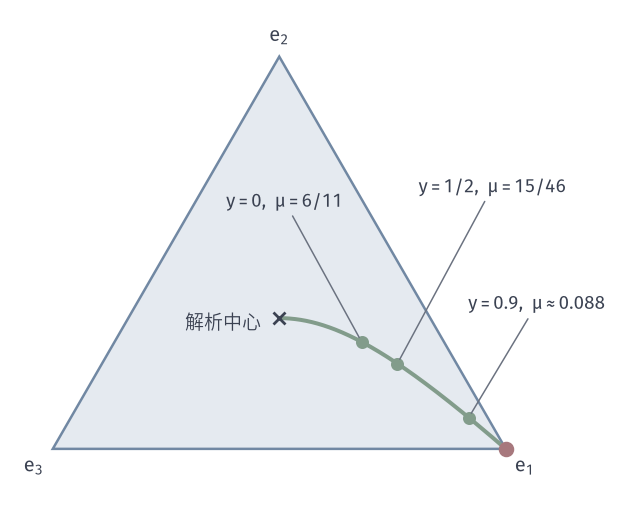

Reproduce this figure in Python.
from pathlib import Path
import sys
ROOT = next(p for p in Path(__file__).resolve().parents if (p/"build.sh").is_file() and (p/"tex/book.tex").is_file())
sys.path.insert(0, str(ROOT/"figures/05-optimization/01-linear-programming/matplotlib/lpipm-common"))
from ipm_plot import *
OUT = Path(__file__).resolve().parent

# Central path of the running example, closed form x_i = mu/(c_i-y), mu = 1/sum 1/(c_i-y).
ys = np.concatenate([-np.logspace(4, -2, 300), np.linspace(0, 1 - 1e-5, 400)]); P, M = central_run(C_RUN, ys)
fig, ax = figure(width_mm=90, height_mm=74)
draw_tri(ax)
ax.plot(*tri(P).T, color=GREEN, lw=1.6, zorder=3)
marks = [(0., '$y=0,\\ \\mu=6/11$', (-.34, .62), 'center'), (.5, '$y=1/2,\\ \\mu=15/46$', (.42, .78), 'center'), (.9, '$y=0.9,\\ \\mu\\approx0.088$', (.3, .5), 'center')]
for y, lab, off, ha in marks:
    p, m = central_run(C_RUN, [y]); q = tri(p[0])
    ax.plot(*q, 'o', color=GREEN, ms=4.2, zorder=5)
    ax.annotate(lab, xy=q, xytext=q + off, fontsize=7.5, ha=ha, va='center', arrowprops=dict(arrowstyle='-', color=MUTED, lw=.6, shrinkA=0, shrinkB=2), zorder=6)
c0 = tri(np.ones(3) / 3); ax.plot(*c0, 'x', color=INK, ms=5, mew=1.1, zorder=5)
ax.text(c0[0] - .08, c0[1] - .02, '解析中心', fontsize=7.5, ha='right', va='center')
ax.plot(*V3['e1'], 'o', color=RED, ms=5.2, zorder=7, clip_on=False)
ax.set_xlim(-1.2, 1.55)
save(fig, OUT, 'figure', {'central_y0': central_run(C_RUN, [0.])[0][0].tolist()})
